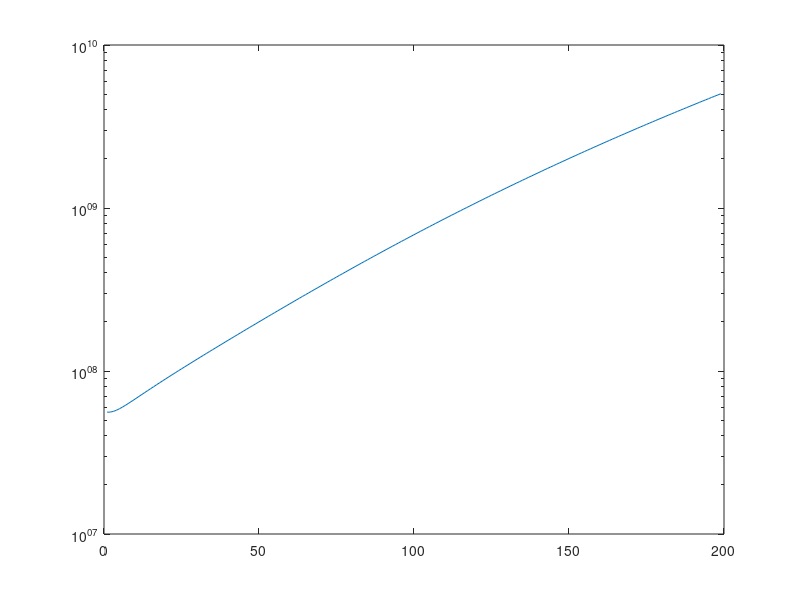

Here is the MATLAB script that generated this plot:
cd ~/IHEPBox/Projects/GitHub/21cmFAST/src/py21cmfast/_data/HaloProfile/
clear

reload=0
FileName = 'ProfileTable.h'
lm1=0
lm2=16.69
z1=0
z2=35

clc
if reload
    run Data.m
    save tmp Tab
else
    load tmp
end
n=size(Tab);
nz=n(1);
nm=n(2);

delete(FileName)
FileID=fopen(FileName,'w');

fprintf(FileID,'#define Z_axis_Size ');
fprintf(FileID,'%i\n',nz);
fprintf(FileID,'#define M_axis_Size ');
fprintf(FileID,'%i\n',nm);
fprintf(FileID,'#define LgM_axis_min ');
fprintf(FileID,'%f\n',lm1);
fprintf(FileID,'#define LgM_axis_max ');
fprintf(FileID,'%f\n',lm2);
fprintf(FileID,'#define Z_axis_min ');
fprintf(FileID,'%f\n',z1);
fprintf(FileID,'#define Z_axis_max ');
fprintf(FileID,'%f\n',z2);

fprintf(FileID,'double ProfileTable[');
fprintf(FileID,'%i',n(1));
fprintf(FileID,']');
fprintf(FileID,'[');
fprintf(FileID,'%i',n(2));
fprintf(FileID,']={\n');

for zid=1:nz
    for mid=1:nm-1
        fprintf(FileID,'%E, ',Tab(zid,mid));
    end
    if zid==nz
        fprintf(FileID,'%E};\n',Tab(zid,nm));
    else
        fprintf(FileID,'%E,\n',Tab(zid,nm));
    end
    
end

size(Tab)
x=Tab(:,1);

clf
semilogy(x)
max(x)

